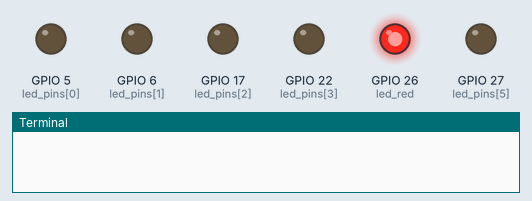
This program was run on a simulated Raspberry Pi (BCM pin numbers). On the bench: output pins drawn as LEDs (lit = HIGH), the last lines printed to the terminal. The clock reads 2024-03-15 10:24:30 at power-on unless the program sets it; files the program writes start out absent; every time zone reads the same local clock. At 2.0 s the program stops and its outputs stay as they are.

Above: at 0.1 s.
At 2.1 s:
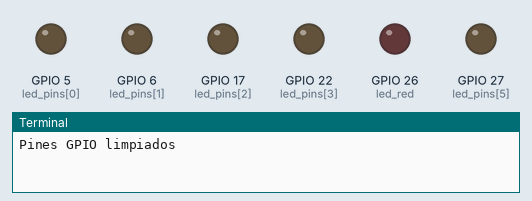
Timing chart, 0 to 3.5 s (numbered marks = the images above):
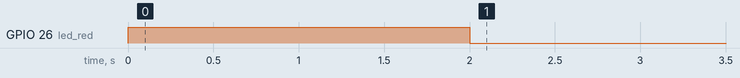

Measured:
- by itself, GPIO 26 (led_red): LOW → HIGH at 0.00 s, → LOW 2.0 s later

The program:

cleanup_leds.py
```python
import RPi.GPIO as GPIO
import logging
import datetime
import time
import pytz
from gpiozero import LED

# Set the GPIO mode
GPIO.setmode(GPIO.BCM)
GPIO.setwarnings(False)

led_red = LED(26)

log_file_path = "/home/pi/Raspi-Confgs/boot_log.log"

# List all GPIO pins that are connected to LEDs
led_pins = [5, 6, 17, 22, 26, 27]  # Replace these with your actual GPIO pin numbers

# Configuración del logger
def setup_logger():
    logger = logging.getLogger('MeasurementLogger')
    logger.setLevel(logging.INFO)
    handler = logging.FileHandler(log_file_path)
    formatter = logging.Formatter('%(message)s', datefmt='%Y-%m-%d %H:%M:%S')
    handler.setFormatter(formatter)
    logger.addHandler(handler)
    return logger

def log_with_time(logger, message):
    chile_tz = pytz.timezone('Chile/Continental')
    now = datetime.datetime.now(chile_tz)
    logger.info(f"{now.strftime('%Y-%m-%d %H:%M:%S')} - {message}")

def main():

    logger = setup_logger()
    led_pins = [5, 6, 17, 22, 26, 27, ]

    try:
        log_with_time(logger, "Cleaning up the GPIO Pins")
        for pin in led_pins:
            GPIO.setup(pin, GPIO.OUT)
            GPIO.output(pin, GPIO.LOW)

        led_red.on()
        time.sleep(2)
        led_red.off()

        GPIO.cleanup()
        log_with_time(logger, "GPIO Cleaned, ready to use")
        print("Pines GPIO limpiados")

    except Exception as e:

        log_with_time(logger, f"An error occurred while cleaning the GPIO Pins: {e}")


if __name__ == "__main__":
    main()
```
